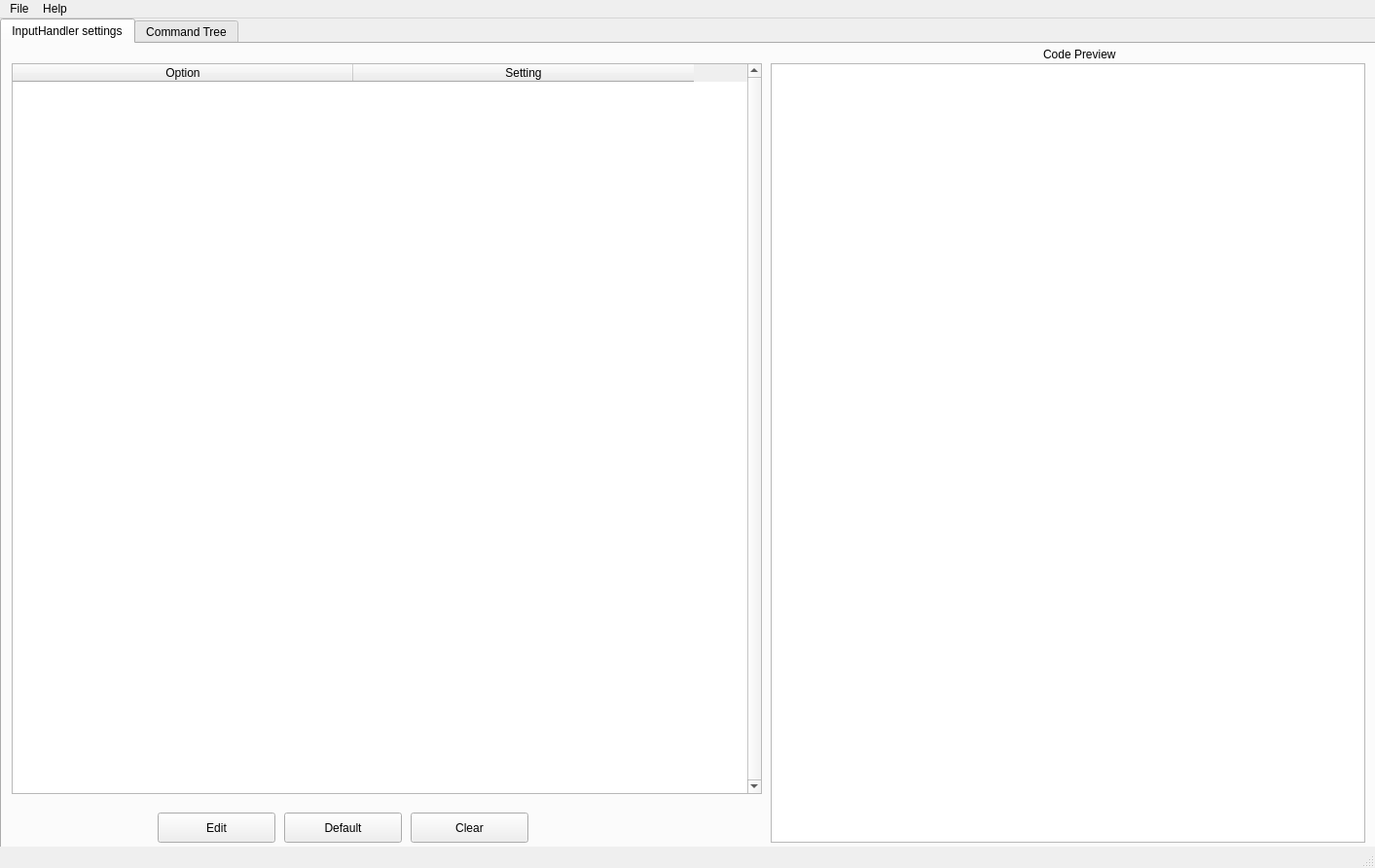
<?xml version="1.0" encoding="UTF-8"?>
<ui version="4.0">
 <class>MainWindow</class>
 <widget class="QMainWindow" name="MainWindow">
  <property name="geometry">
   <rect>
    <x>0</x>
    <y>0</y>
    <width>1413</width>
    <height>892</height>
   </rect>
  </property>
  <property name="windowTitle">
   <string>InputHandler CLI generation tool</string>
  </property>
  <widget class="QWidget" name="centralwidget">
   <widget class="QTabWidget" name="tabWidget">
    <property name="geometry">
     <rect>
      <x>0</x>
      <y>0</y>
      <width>1421</width>
      <height>871</height>
     </rect>
    </property>
    <property name="autoFillBackground">
     <bool>true</bool>
    </property>
    <property name="currentIndex">
     <number>0</number>
    </property>
    <widget class="QWidget" name="ih_settings_tab">
     <attribute name="title">
      <string>InputHandler settings</string>
     </attribute>
     <widget class="QTableWidget" name="inputhandler_settings_table">
      <property name="geometry">
       <rect>
        <x>10</x>
        <y>20</y>
        <width>771</width>
        <height>751</height>
       </rect>
      </property>
      <property name="verticalScrollBarPolicy">
       <enum>Qt::ScrollBarAlwaysOn</enum>
      </property>
      <attribute name="horizontalHeaderVisible">
       <bool>true</bool>
      </attribute>
      <attribute name="horizontalHeaderCascadingSectionResizes">
       <bool>false</bool>
      </attribute>
      <attribute name="horizontalHeaderDefaultSectionSize">
       <number>350</number>
      </attribute>
      <attribute name="horizontalHeaderMinimumSectionSize">
       <number>50</number>
      </attribute>
      <attribute name="horizontalHeaderStretchLastSection">
       <bool>false</bool>
      </attribute>
      <column>
       <property name="text">
        <string>Option</string>
       </property>
      </column>
      <column>
       <property name="text">
        <string>Setting</string>
       </property>
      </column>
     </widget>
     <widget class="QPushButton" name="editButton">
      <property name="geometry">
       <rect>
        <x>160</x>
        <y>790</y>
        <width>121</width>
        <height>31</height>
       </rect>
      </property>
      <property name="text">
       <string>Edit</string>
      </property>
     </widget>
     <widget class="QPushButton" name="defaultButton">
      <property name="geometry">
       <rect>
        <x>290</x>
        <y>790</y>
        <width>121</width>
        <height>31</height>
       </rect>
      </property>
      <property name="text">
       <string>Default</string>
      </property>
     </widget>
     <widget class="QPushButton" name="clearButton">
      <property name="geometry">
       <rect>
        <x>420</x>
        <y>790</y>
        <width>121</width>
        <height>31</height>
       </rect>
      </property>
      <property name="text">
       <string>Clear</string>
      </property>
     </widget>
     <widget class="QLabel" name="label">
      <property name="geometry">
       <rect>
        <x>1070</x>
        <y>0</y>
        <width>121</width>
        <height>21</height>
       </rect>
      </property>
      <property name="text">
       <string>Code Preview</string>
      </property>
     </widget>
     <widget class="QTreeView" name="codePreview_1">
      <property name="geometry">
       <rect>
        <x>790</x>
        <y>20</y>
        <width>611</width>
        <height>801</height>
       </rect>
      </property>
     </widget>
    </widget>
    <widget class="QWidget" name="command_tab">
     <attribute name="title">
      <string>Command Tree</string>
     </attribute>
     <widget class="QTreeView" name="treeView">
      <property name="geometry">
       <rect>
        <x>0</x>
        <y>0</y>
        <width>791</width>
        <height>781</height>
       </rect>
      </property>
     </widget>
     <widget class="QLabel" name="label_2">
      <property name="geometry">
       <rect>
        <x>1060</x>
        <y>0</y>
        <width>121</width>
        <height>21</height>
       </rect>
      </property>
      <property name="text">
       <string>Code Preview</string>
      </property>
     </widget>
     <widget class="QTreeView" name="codePreview_2">
      <property name="geometry">
       <rect>
        <x>800</x>
        <y>20</y>
        <width>601</width>
        <height>791</height>
       </rect>
      </property>
     </widget>
    </widget>
   </widget>
  </widget>
  <widget class="QMenuBar" name="menubar">
   <property name="geometry">
    <rect>
     <x>0</x>
     <y>0</y>
     <width>1413</width>
     <height>21</height>
    </rect>
   </property>
   <widget class="QMenu" name="menuFile">
    <property name="title">
     <string>File</string>
    </property>
    <addaction name="actionOpen"/>
    <addaction name="actionSave"/>
    <addaction name="actionPreferences"/>
   </widget>
   <widget class="QMenu" name="menuHelp">
    <property name="title">
     <string>Help</string>
    </property>
    <addaction name="actionInputHandler_Documentation"/>
    <addaction name="actionAbout"/>
   </widget>
   <addaction name="menuFile"/>
   <addaction name="menuHelp"/>
  </widget>
  <widget class="QStatusBar" name="statusbar"/>
  <action name="actionOpen">
   <property name="text">
    <string>Open</string>
   </property>
  </action>
  <action name="actionSave">
   <property name="text">
    <string>Save</string>
   </property>
  </action>
  <action name="actionPreferences">
   <property name="text">
    <string>Preferences</string>
   </property>
  </action>
  <action name="actionInputHandler_Documentation">
   <property name="text">
    <string>InputHandler Documentation</string>
   </property>
  </action>
  <action name="actionAbout">
   <property name="text">
    <string>About</string>
   </property>
  </action>
 </widget>
 <resources/>
 <connections/>
</ui>
